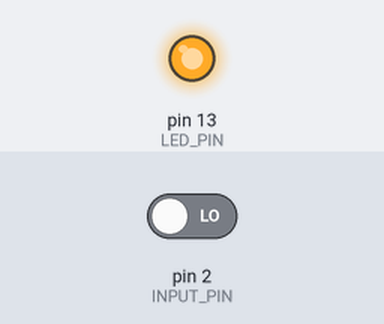
This sketch was run on a simulated Arduino Uno, built with avr-gcc and run on an emulated ATmega328P. On the bench: output pins drawn as LEDs (lit = HIGH). Inputs (shaded band) come from the test bench; at power-on: pin 2 (INPUT_PIN) LOW.

Above: at 1.2 s.
1.3 s: pin 2 (INPUT_PIN) driven HIGH
At 2.5 s:
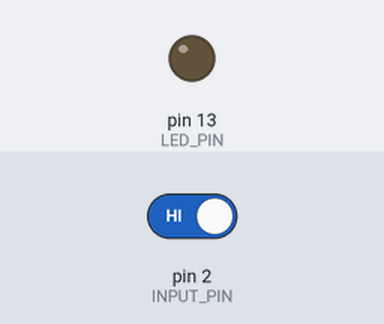
2.8 s: pin 2 (INPUT_PIN) driven LOW
At 3.8 s:
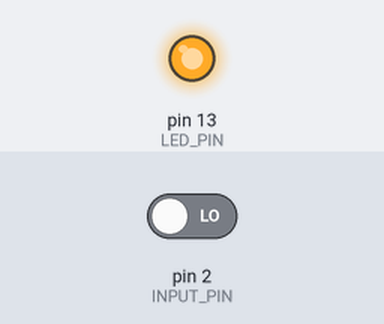
Timing chart, 0 to 5.8 s (numbered marks = the images above; inputs shaded):
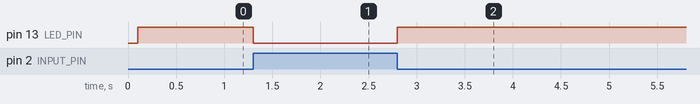

Measured:
- after the input at 1.3 s, pin 13 (LED_PIN): HIGH → LOW at once
- after the input at 2.8 s, pin 13 (LED_PIN): LOW → HIGH at once

The sketch:

CircuitCheck.ino
```cpp
#define ANTICHATTERING_WAIT (100)   // milliseconds
#define ACTIVE              (LOW)
#define INPUT_PIN           (2)


#define INACTIVE            ((ACTIVE == HIGH) ? LOW : HIGH)
#define INVALID             (0xFF)
#define LED_PIN             (13)

typedef struct {
  byte          value;            // HIGH or LOW
  unsigned long valueChangedTime; // milliseconds
} SENSOR_STATE;

SENSOR_STATE s_sensorStates = {
  INACTIVE, 0,
};

void setup() {
  pinMode(INPUT_PIN, INPUT);

  pinMode(LED_PIN, OUTPUT);
  digitalWrite(LED_PIN, LOW);
}

void loop() {
  unsigned long currentTime = millis();

  if (currentTime - s_sensorStates.valueChangedTime >= ANTICHATTERING_WAIT) {
    byte currentValue = digitalRead(INPUT_PIN);

    if ((s_sensorStates.value == INACTIVE) && (currentValue == ACTIVE)) {
      s_sensorStates.value = ACTIVE;
      s_sensorStates.valueChangedTime = currentTime;
      digitalWrite(LED_PIN, HIGH);
    } else if ((s_sensorStates.value == ACTIVE) && (currentValue == INACTIVE)) {
      s_sensorStates.value = INACTIVE;
      s_sensorStates.valueChangedTime = currentTime;
      digitalWrite(LED_PIN, LOW);
    }
  }
}
```
